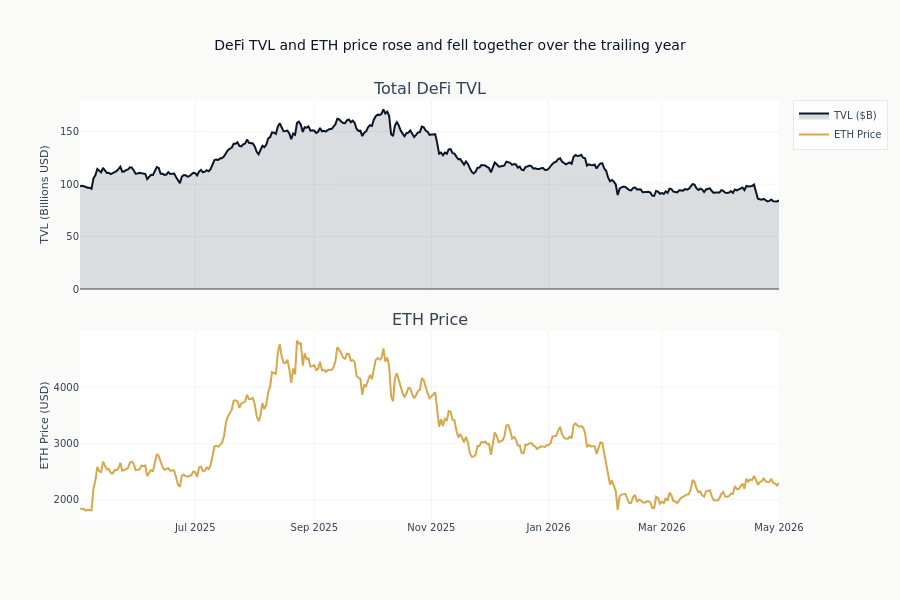

Notebook code cell kept with this figure:
### Markdown cell above
---

## Section 5: Visualize TVL and ETH Price Relationship

### Code cell
# Plot TVL vs ETH price
fig = make_subplots(
    rows=2,
    cols=1,
    shared_xaxes=True,
    vertical_spacing=0.1,
    subplot_titles=("Total DeFi TVL", "ETH Price"),
    row_heights=[0.5, 0.5],
)

fig.add_trace(
    go.Scatter(
        x=combined["timestamp"],
        y=combined["tvl_bn"],
        name="TVL ($B)",
        line=dict(color=COLORS["blue"]),
        fill="tozeroy",
        fillcolor="rgba(10, 22, 40, 0.15)",
    ),
    row=1,
    col=1,
)

fig.add_trace(
    go.Scatter(
        x=combined["timestamp"],
        y=combined["eth_price"],
        name="ETH Price",
        line=dict(color=COLORS["amber"]),
    ),
    row=2,
    col=1,
)

fig.update_layout(
    title="DeFi TVL and ETH price rose and fell together over the trailing year",
    height=600,
    showlegend=True,
)
fig.update_yaxes(title_text="TVL (Billions USD)", row=1, col=1)
fig.update_yaxes(title_text="ETH Price (USD)", row=2, col=1)
fig.show()

### Figure 1 — Plotly figure (JSON) as saved in the notebook; plotly's stock layout.template omitted (floating-point values rounded to 4 significant figures; data arrays with more than 128 entries replaced by an {"elided": "..."} marker saying what was removed)
{"data": [{"fill": "tozeroy", "fillcolor": "rgba(10, 22, 40, 0.15)", "line": {"color": "#0a1628"}, "name": "TVL ($B)", "type": "scatter", "x": {"elided": "365 str values"}, "xaxis": "x", "y": {"elided": "365 float values"}, "yaxis": "y"}, {"line": {"color": "#D4A84B"}, "name": "ETH Price", "type": "scatter", "x": {"elided": "365 str values"}, "xaxis": "x2", "y": {"elided": "365 float values"}, "yaxis": "y2"}], "layout": {"annotations": [{"font": {"size": 16}, "showarrow": false, "text": "Total DeFi TVL", "x": 0.5, "xanchor": "center", "xref": "paper", "y": 1.0, "yanchor": "bottom", "yref": "paper"}, {"font": {"size": 16}, "showarrow": false, "text": "ETH Price", "x": 0.5, "xanchor": "center", "xref": "paper", "y": 0.45, "yanchor": "bottom", "yref": "paper"}], "height": 600, "showlegend": true, "title": {"text": "DeFi TVL and ETH price rose and fell together over the trailing year"}, "xaxis": {"anchor": "y", "domain": [0.0, 1.0], "matches": "x2", "showticklabels": false}, "xaxis2": {"anchor": "y2", "domain": [0.0, 1.0]}, "yaxis": {"anchor": "x", "domain": [0.55, 1.0], "title": {"text": "TVL (Billions USD)"}}, "yaxis2": {"anchor": "x2", "domain": [0.0, 0.45], "title": {"text": "ETH Price (USD)"}}}}
